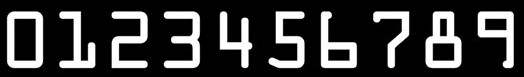
#> input picture ocr_a_reference_bitwise.jpg, 524 x 77 px
$ python fuse-box.py   (Python 2 division)   (older library calls are emulated)
#> lines starting #> are read from the running program, lines starting #| are printed output that depends on the picture; after the words box and inside, x2 and y2 are one past the last pixel; in counts of white or black regions, pixels touching at a corner belong together
import cv2
from imutils import contours
import numpy as np
import imutils
import os


#### loading the reference  OCR-A image.

ref_path = input('ref-image path?')
#> the answer given: ocr_a_reference_bitwise.jpg
ref = cv2.imread(ref_path)
#> ref is the input picture: shape (77, 524, 3); min 0, max 255, mean 58.8
ref = cv2.cvtColor(ref, cv2.COLOR_BGR2GRAY)
#> ref: shape (77, 524)
ref = cv2.threshold(ref, 20, 255, cv2.THRESH_BINARY_INV)[1]
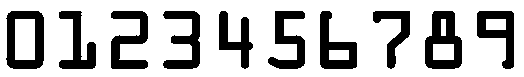
#> ref: shape (77, 524); 73.6% white; 10 black regions, largest, box (x1, y1, x2, y2) and area: (425, 11, 462, 69) 1324, (6, 11, 44, 69) 1273, (111, 11, 148, 69) 1159
ref = cv2.bitwise_not(ref)
#> ref: shape (77, 524); 26.4% white; 10 white regions


#### finding contours in the OCR-A image (i.e,. the outlines of the digits)
#### sort them from left to right, and initialize a dictionary to map
#### digit name to the ROI.

_, refCnts, _ = cv2.findContours(ref.copy(), cv2.RETR_EXTERNAL, cv2.CHAIN_APPROX_SIMPLE)
#> refCnts = 10 contours; largest, box (x1, y1, x2, y2) and area: (6, 11, 44, 69) 2007, (425, 11, 462, 69) 1661, (320, 11, 357, 69) 1190, (477, 11, 514, 69) 1170, (111, 11, 148, 69) 1020

dgts = {}
X = np.zeros((1,len(refCnts)))


#### loop over the OCR-A reference contours
for (i, c) in enumerate(refCnts):

        ##### compute the bounding box for the digit, extract it, and resize it to a fixed size

	(x, y, w, h) = cv2.boundingRect(c)
        X[0][i] = x
	roi = ref[y:y + h, x:x + w]
	roi = cv2.resize(roi, (57, 88))

	#### update the digits dictionary, mapping the digit name to the ROI
	dgts[i] = roi
#> this loop made 10 passes
#> (x, w) on passes 1 to 10: (477, 37), (425, 37), (373, 37), (320, 37), (268, 37), (219, 34), (163, 37), (111, 37), (59, 37), (6, 38)
#> pass 1, `roi = ref[y:y + h, x:x + w]`:
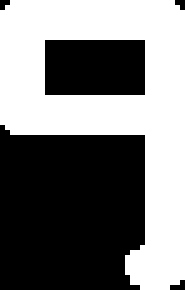
#> roi: shape (58, 37) (shown 5 times larger); 48.5% white; 1 white region, box (x1, y1, x2, y2) and area: (0, 0, 37, 58) 1041
#> pass 1, `roi = cv2.resize(roi, (57, 88))`:
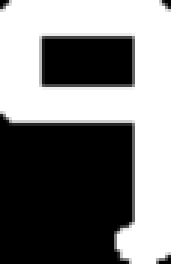
#> roi: shape (88, 57) (shown 3 times larger); min 0, max 255, mean 123.9
#> pass 2, `roi = ref[y:y + h, x:x + w]`:
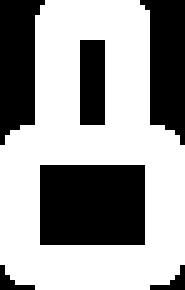
#> roi: shape (58, 37) (shown 5 times larger); 61.7% white; 6 black regions (2 under 20 px), largest, box (x1, y1, x2, y2) and area: (8, 33, 29, 49) 336, (0, 0, 9, 29) 187, (28, 0, 37, 29) 186, (16, 8, 21, 25) 85
#> pass 2, `roi = cv2.resize(roi, (57, 88))`:
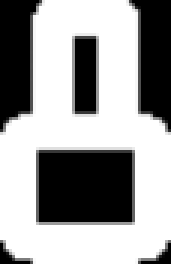
#> roi: shape (88, 57) (shown 3 times larger); min 0, max 255, mean 157.6
#> after the loop, dgts = 10 items

digits = {}
srtX = np.argsort(X)

for j in range(0,X.shape[1]):
    digits[j] = dgts[srtX[0][j]]
#> after the loop, digits = 10 items

###############################################################################################################################################

# [251 lines left out: function fuse, not called in this run]


#### loading the input image, and converting it to grayscal

img_path = input('image path?')
#> the answer given: ocr_a_reference_bitwise.jpg
img = cv2.imread(img_path)
#> (the run stopped early here; a loop or call above may not have finished)
